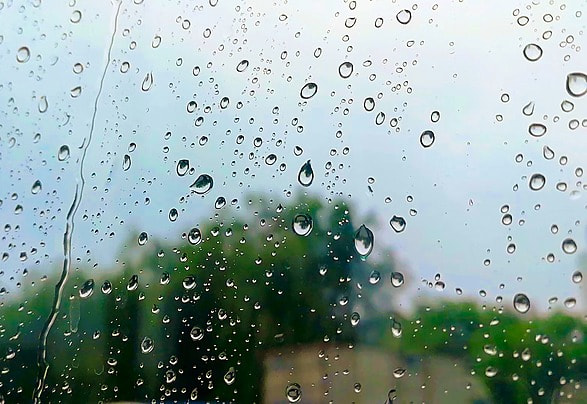
#> input picture real/rain.jpg, 587 x 404 px; its folder holds only this picture in this run
$ python -i Automold.py   (imports and definitions only)
#> lines starting #> are read from the running program, lines starting #| are printed output that depends on the picture
#> further down, picture is the input picture: shape (404, 587, 3); mean B, G, R 162.2, 165.2, 144.7

# import glob
import cv2 as cv2
import numpy as np
# import matplotlib.pyplot as plt
import random
import math


###################### HLS #############################

# [128 lines left out: functions hls, hue, lightness, saturation, hsv, value and 5 more, not called in this run]

err_not_np_img= "not a numpy array or list of numpy array"
err_img_arr_empty="Image array is empty"
err_row_zero="No. of rows can't be <=0"
err_column_zero="No. of columns can't be <=0"
err_invalid_size="Not a valid size tuple (x,y)"
err_caption_array_count="Caption array length doesn't matches the image array length"

def is_numpy_array(x):

    return isinstance(x, np.ndarray)
def is_tuple(x):
    return type(x) is tuple
def is_list(x):
    return type(x) is list
def is_numeric(x):
    return type(x) is int
# [5 lines left out: function is_numeric_list_or_tuple, not called in this run]

err_brightness_coeff="brightness coeff can only be between 0.0 to 1.0"
err_darkness_coeff="darkness coeff can only be between 0.0 to 1.0"

# [82 lines left out: functions change_light, verify_image, brighten, darken, random_brightness, not called in this run]

err_shadow_count="only 1-10 shadows can be introduced in an image"
err_invalid_rectangular_roi="Rectangular ROI dimensions are not valid"
err_shadow_dimension="polygons with dim<3 dont exist and >10 take time to plot"

# [63 lines left out: functions generate_shadow_coordinates, shadow_process, add_shadow, not called in this run]

err_snow_coeff="Snow coeff can only be between 0 and 1"
# [32 lines left out: functions snow_process, add_snow, not called in this run]

err_rain_slant="Numeric value between -20 and 20 is allowed"
err_rain_width="Width value between 1 and 5 is allowed"
err_rain_length="Length value between 0 and 100 is allowed"
# [65 lines left out: functions generate_random_lines, rain_process, add_rain, not called in this run]

err_fog_coeff="Fog coeff can only be between 0 and 1"
# [130 lines left out: functions add_blur, generate_random_blur_coordinates, add_fog, generate_gravel_patch, gravel_process, add_gravel, not called in this run]

err_flare_circle_count="Numeric value between 0 and 20 is allowed"
# [75 lines left out: functions flare_source, add_sun_flare_line, add_sun_process, add_sun_flare, not called in this run]

err_speed_coeff="Speed coeff can only be between 0 and 1"
# [143 lines left out: functions apply_motion_blur, add_speed, autumn_process, add_autumn, fliph, flipv and 2 more, not called in this run]

err_invalid_center_manhole="center should be in the format (x,y)"
err_invalid_height_width_manhole="height and width should be positive integers."
# [40 lines left out: function add_manhole, not called in this run]

def exposure_process(image):
    image= np.copy(image)
    img_yuv = cv2.cvtColor(image, cv2.COLOR_BGR2YUV)
#> img_yuv: shape (404, 587, 3); mean of channels 0, 1, 2 158.7, 129.7, 115.7
    clahe = cv2.createCLAHE(clipLimit=2.0, tileGridSize=(4,4))
    ones= np.ones(img_yuv[:,:,0].shape)
    ones[img_yuv[:,:,0]>150]= 0.85
    img_yuv[:,:,0]= img_yuv[:,:,0]*ones
#> img_yuv: shape (404, 587, 3); mean of channels 0, 1, 2 138.1, 129.7, 115.7

    img_yuv[:,:,0] = clahe.apply(img_yuv[:,:,0])
#> img_yuv: shape (404, 587, 3); mean of channels 0, 1, 2 146.2, 129.7, 115.7
    img_yuv[:,:,0] = cv2.equalizeHist(img_yuv[:,:,0])
#> img_yuv: shape (404, 587, 3); mean of channels 0, 1, 2 128.5, 129.7, 115.7
    img_yuv[:,:,0] = clahe.apply(img_yuv[:,:,0])
#> img_yuv: shape (404, 587, 3); mean of channels 0, 1, 2 136.3, 129.7, 115.7

    image_res = cv2.cvtColor(img_yuv, cv2.COLOR_YUV2BGR)
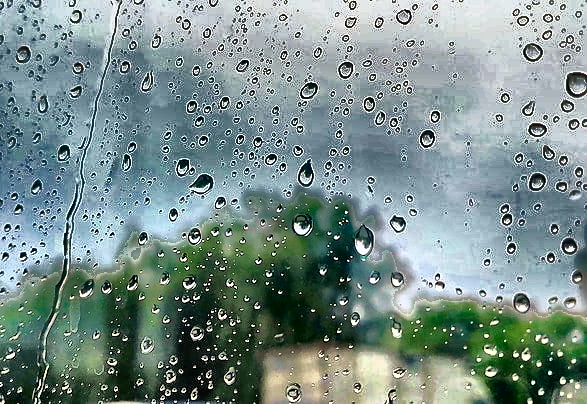
#> image_res: shape (404, 587, 3); mean B, G, R 139.5, 142.7, 122.3
    image_res= cv2.fastNlMeansDenoisingColored(image_res,None,3,3,7,21)
    return image_res

# [10 lines left out: function correct_exposure, not called in this run]

err_aug_type='wrong augmentation function is defined'
err_aug_list_type='aug_types should be a list of string function names'
err_aug_volume='volume type can only be "same" or "expand"'
# [40 lines left out: function augment_random, not called in this run]


>>> import cv2
>>> picture = cv2.imread('rain.jpg')
>>> result = exposure_process(picture)
